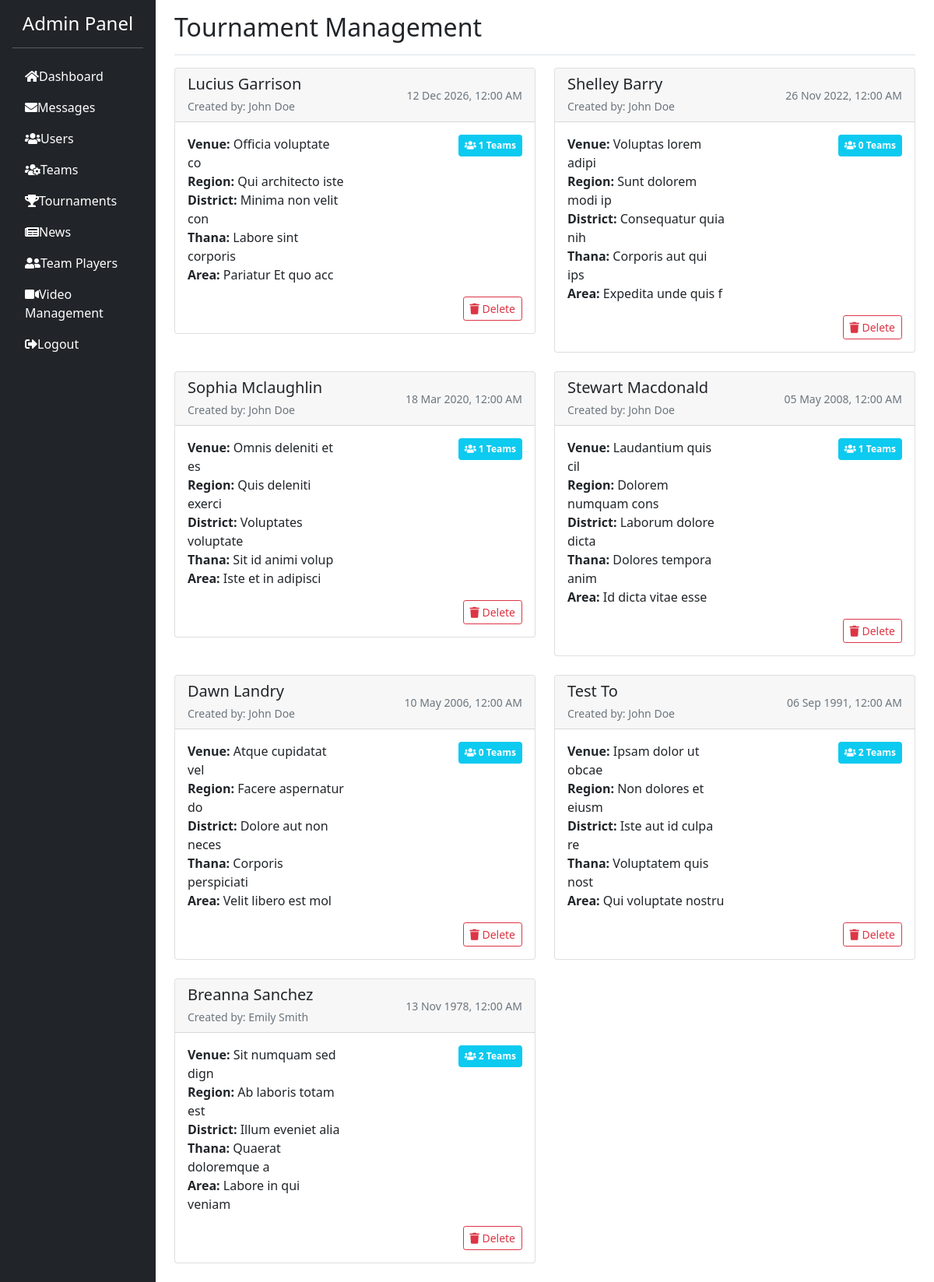
The page /Admin/tournaments.php (signed in) on the database its author committed.
### tables this page shows
CREATE TABLE `tournament` (
  `id` int(11) NOT NULL,
  `name` varchar(255) NOT NULL,
  `creator_id` int(11) DEFAULT NULL,
  `venue` varchar(40) NOT NULL,
  `region` varchar(40) NOT NULL,
  `district` varchar(40) NOT NULL,
  `thana` varchar(40) NOT NULL,
  `area` varchar(40) NOT NULL,
  `tour_type` varchar(10) NOT NULL,
  `start_date` date NOT NULL,
  `end_date` date DEFAULT NULL
);

CREATE TABLE `contact` (
  `id` int(11) NOT NULL,
  `full_name` varchar(100) NOT NULL,
  `email` varchar(100) NOT NULL,
  `message` text NOT NULL,
  `created_at` timestamp NOT NULL DEFAULT current_timestamp()
);

### Admin/tournaments.php (the view, shortened to what this page needs)
<?php
require_once 'config.php';
try {
    $tournaments_query = $conn->query("
        SELECT
            t.id,
            t.name,
            t.venue,
            t.region,
            t.district,
            t.thana,
            t.area,
            t.start_date,
            t.end_date,
            c.full_name as creator_name,
            (SELECT COUNT(*) FROM tournament_team tt WHERE tt.tournament_id = t.id) as team_count
        FROM tournament t
        JOIN contact c ON t.creator_id = c.id
        ORDER BY t.start_date DESC
    ");
    $tournaments = $tournaments_query->fetchAll(PDO::FETCH_ASSOC);
} catch (PDOException $e) {
    $tournaments = [];
    $_SESSION['error'] = "Error fetching tournaments: " . $e->getMessage();
}
?>
<!DOCTYPE html>
<html lang="en">
<head>
    <link href="https://cdn.jsdelivr.net/npm/bootstrap@5.1.3/dist/css/bootstrap.min.css" rel="stylesheet">
    <link href="https://cdnjs.cloudflare.com/ajax/libs/font-awesome/5.15.3/css/all.min.css" rel="stylesheet">
</head>
<body>
    <div class="container-fluid">
        <div class="row">
            <?php include 'component/sidebar.php'; ?>
            <main class="col-md-10 ms-sm-auto px-4">
                <div class="d-flex justify-content-between flex-wrap flex-md-nowrap align-items-center pt-3 pb-2 mb-3 border-bottom">
                    <h1 class="h2">Tournament Management</h1>
                </div>
                <div class="row">
                    <?php if (empty($tournaments)): ?>
                        <div class="col-12">
                            <div class="alert alert-info text-center">
                                No tournaments found.
                            </div>
                        </div>
                    <?php else: ?>
                        <?php foreach ($tournaments as $tournament): ?>
                            <div class="col-md-6 mb-4">
                                <div class="card tournament-card">
                                    <div class="card-header d-flex justify-content-between align-items-center">
                                        <div>
                                            <h5 class="card-title mb-1">
                                                <?php echo htmlspecialchars($tournament['name']); ?>
                                            </h5>
                                            <small class="text-muted">
                                                Created by: <?php echo htmlspecialchars($tournament['creator_name']); ?>
                                            </small>
                                        </div>
                                        <small class="text-muted">
                                            <?php echo date('d M Y, h:i A', strtotime($tournament['start_date'])); ?>
                                        </small>
                                    </div>
                                    <div class="card-body">
                                        <div class="row">
                                            <div class="col-md-6">
                                                <p class="card-text">
                                                    <strong>Venue:</strong> <?php echo htmlspecialchars($tournament['venue']); ?><br>
                                                    <strong>Region:</strong> <?php echo htmlspecialchars($tournament['region']); ?><br>
                                                    <strong>District:</strong> <?php echo htmlspecialchars($tournament['district']); ?><br>
                                                    <strong>Thana:</strong> <?php echo htmlspecialchars($tournament['thana']); ?><br>
                                                    <strong>Area:</strong> <?php echo htmlspecialchars($tournament['area']); ?>
                                                </p>
                                            </div>
                                            <div class="col-md-6 text-end">
                                                <div class="badge bg-info text-white p-2">
                                                    <i class="fas fa-users"></i>
                                                    <?php echo $tournament['team_count']; ?> Teams
                                                </div>
                                            </div>
                                        </div>
                                        <div class="text-end mt-3">
                                            <a href="tournaments.php?delete=<?php echo $tournament['id']; ?>"
                                               class="btn btn-sm btn-outline-danger"
                                               onclick="return confirm('Are you sure you want to delete this tournament? This will also remove all associated team and score data.');">
                                                <i class="fas fa-trash"></i> Delete
                                            </a>
                                        </div>
                                    </div>
                                </div>
                            </div>
                        <?php endforeach; ?>
                    <?php endif; ?>
                </div>
            </main>
        </div>
    </div>
</body>
</html>

### Admin/tournaments.php (style rules this page uses)
.tournament-card { transition: transform 0.3s; }

### rows shown on the page
tournament: name "Lucius Garrison", contact.full_name "John Doe", start_date "12 Dec 2026, 12:00 AM", venue "Officia voluptate co", region "Qui architecto iste", district "Minima non velit con", thana "Labore sint corporis", area "Pariatur Et quo acc", team_count "1"
tournament: name "Shelley Barry", contact.full_name "John Doe", start_date "26 Nov 2022, 12:00 AM", venue "Voluptas lorem adipi", region "Sunt dolorem modi ip", district "Consequatur quia nih", thana "Corporis aut qui ips", area "Expedita unde quis f", team_count "0"
tournament: name "Sophia Mclaughlin", contact.full_name "John Doe", start_date "18 Mar 2020, 12:00 AM", venue "Omnis deleniti et es", region "Quis deleniti exerci", district "Voluptates voluptate", thana "Sit id animi volup", area "Iste et in adipisci", team_count "1"
tournament: name "Stewart Macdonald", contact.full_name "John Doe", start_date "05 May 2008, 12:00 AM", venue "Laudantium quis cil", region "Dolorem numquam cons", district "Laborum dolore dicta", thana "Dolores tempora anim", area "Id dicta vitae esse", team_count "1"
tournament: name "Dawn Landry", contact.full_name "John Doe", start_date "10 May 2006, 12:00 AM", venue "Atque cupidatat vel", region "Facere aspernatur do", district "Dolore aut non neces", thana "Corporis perspiciati", area "Velit libero est mol", team_count "0"
tournament: name "Test To", contact.full_name "John Doe", start_date "06 Sep 1991, 12:00 AM", venue "Ipsam dolor ut obcae", region "Non dolores et eiusm", district "Iste aut id culpa re", thana "Voluptatem quis nost", area "Qui voluptate nostru", team_count "2"
tournament: name "Breanna Sanchez", contact.full_name "Emily Smith", start_date "13 Nov 1978, 12:00 AM", venue "Sit numquam sed dign", region "Ab laboris totam est", district "Illum eveniet alia", thana "Quaerat doloremque a", area "Labore in qui veniam", team_count "2"
